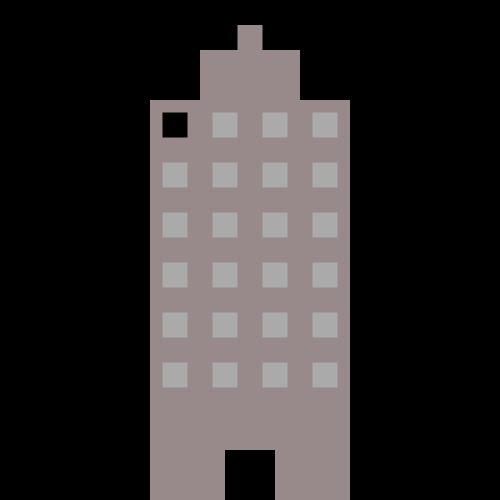
Frame 1 (no input)
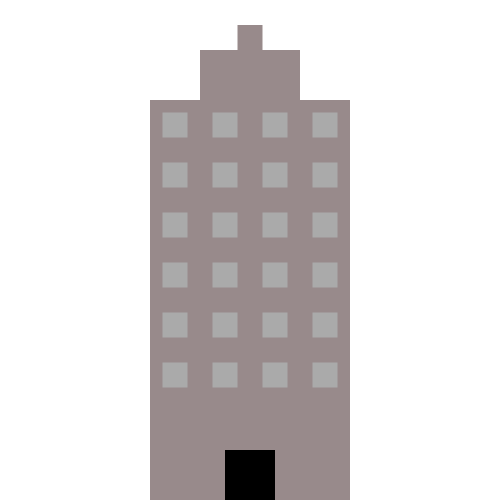
Frame 60 (the mouse pressed at the canvas centre just before this capture)
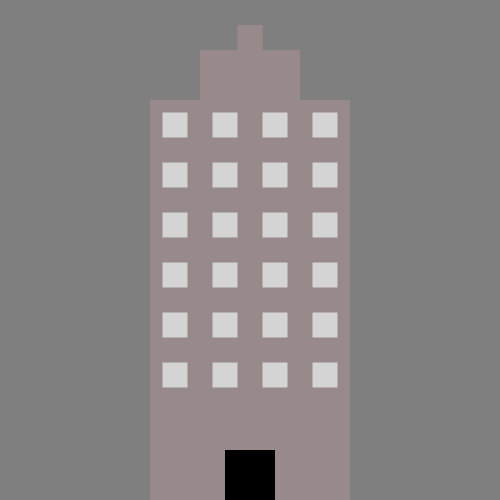
Frame 120 (the mouse held since frame 60 and released just before this capture)

The Processing sketch that drew these frames (run headless with seeded random() and noise(); from frame 60 on, the mouse is pressed at the canvas centre):

// Processing sketch: processing_144362
// ── processing_144362.pde

float x;
float y;

void setup() {
  size(500, 500);
}

void draw() {
  background(x);
  map(x, 0, 255, 0, height);
  noStroke();
  fill(#988A8B);
  rect(150, 100, 200, 400);
  rect(200, 50, 100, 50);
  rect(237.5, 25, 25, 25);
  x = map(mouseY, 0, height, 255, 0);
  for(float z = 162.5; z < 350; z += 50) {
    for(float c = 112.5; c < 400; c += 50) {
      fill(y);
      map(y, 0, 255, 0, height);
      y = map(mouseY, 0, height, 170, 255);
      rect(z, c, 25, 25);
    }
  }
  strokeWeight(3);
  fill(0);
  rect(225, 450, 50, 50);
}
